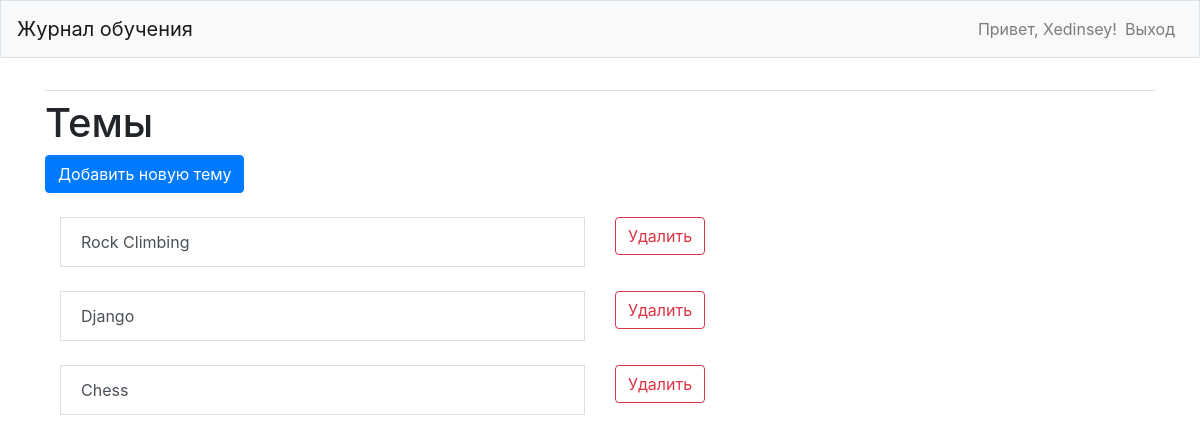
The page /topics/ (signed in) on the database its author committed.
### learning_logs/models.py (models this page shows)
class Topic(models.Model):
    text = models.CharField(max_length=200)
    date_added = models.DateTimeField(auto_now_add=True)
    owner = models.ForeignKey(User, on_delete=models.CASCADE)
    def __str__(self):
        return self.text

### learning_logs/views.py (the view)
# urls.py: path('topics/', views.topics, name = 'topics'),
@login_required
def topics(request):
    topics = Topic.objects.filter(owner=request.user).order_by('date_added')
    context = {'topics': topics}
    return render(request, 'learning_logs/topics.html', context)

### learning_logs/templates/learning_logs/topics.html
{% extends "learning_logs/base.html" %}
{% load bootstrap4 %}
{% block content %}
    <h1>Темы</h1>
    <a class="btn btn-primary" href="{% url 'learning_logs:new_topic' %}">Добавить новую тему</a>
    <br>
    <br>
    <div class="list-group">
      <div class="container">
        {% for topic in topics %}
        <div class="row">
          <div class="col">
            <a class="list-group-item list-group-item-action" href="{% url 'learning_logs:topic' topic.id %}">{{ topic }}</a>
          </div>
          <div class="col">
            <a href="{% url 'learning_logs:delete_topic' topic.id %}" class="btn btn-outline-danger">Удалить</a>
          </div>
        </div>
        <br>
        {% empty %}
        <li>Пока не создано ни одной темы</li>
        {% endfor %}
    </div>
{% endblock %}

### learning_logs/templates/learning_logs/base.html (shortened to what this page needs)
{% load bootstrap4 %}
<!DOCTYPE html>
<html lang="en" dir="ltr">
  <head>
    {% bootstrap_css %}
  </head>
  <body>
    <header>
      <nav class="navbar navbar-expand-md navbar-light bg-light mb-4 border">
        <a class="navbar-brand">Журнал обучения</a>
        <div class="collapse navbar-collapse" id="navbarCollapse">
          <ul class="navbar-nav ml-auto">
            {% if user.is_authenticated %}
              <li class="nav-item">
                <span class="navbar-text">Привет, {{user.username}}!</span>
              </li>
              <li class="nav-item">
                <a class="nav-link" href="{% url 'users:logout' %}">Выход</a>
              </li>
            {% endif %}
          </ul>
        </div>
      </nav>
    </header>
    <main role="main" class="container">
      <div class="pb-2 mb-2 border-bottom">
      </div>
      <div>
        {% block content %}{% endblock %}
      </div>
    </main>
  </body>
</html>

### rows shown on the page
Topic: text "Rock Climbing"
Topic: text "Django"
Topic: text "Chess"

### other values the page prints
{{ user.username }} "Xedinsey"
